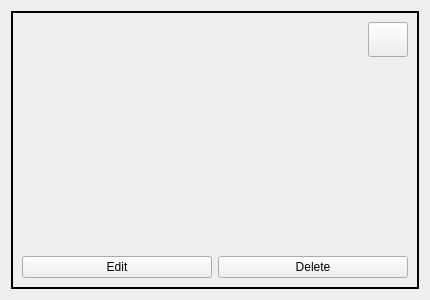
<?xml version="1.0" encoding="UTF-8"?>
<ui version="4.0">
 <class>ShowTokenWidget</class>
 <widget class="QWidget" name="ShowTokenWidget">
  <property name="geometry">
   <rect>
    <x>0</x>
    <y>0</y>
    <width>430</width>
    <height>300</height>
   </rect>
  </property>
  <property name="sizePolicy">
   <sizepolicy hsizetype="Maximum" vsizetype="Maximum">
    <horstretch>0</horstretch>
    <verstretch>0</verstretch>
   </sizepolicy>
  </property>
  <property name="windowTitle">
   <string/>
  </property>
  <layout class="QVBoxLayout" name="vb_show_input_widget">
   <item>
    <widget class="QStackedWidget" name="stackedWidget">
     <property name="styleSheet">
      <string notr="true">#stackedWidget {border: 2px solid black;}</string>
     </property>
     <property name="currentIndex">
      <number>1</number>
     </property>
     <widget class="QWidget" name="Edit">
      <layout class="QVBoxLayout" name="verticalLayout">
       <item>
        <layout class="QHBoxLayout" name="horizontalLayout">
         <item>
          <widget class="QLabel" name="label">
           <property name="text">
            <string>TextLabel : </string>
           </property>
          </widget>
         </item>
         <item>
          <widget class="QLineEdit" name="lineEdit"/>
         </item>
        </layout>
       </item>
       <item>
        <layout class="QHBoxLayout" name="horizontalLayout_2">
         <item>
          <widget class="QLabel" name="label_2">
           <property name="text">
            <string>TextLabel</string>
           </property>
          </widget>
         </item>
         <item>
          <widget class="QLineEdit" name="lineEdit_2"/>
         </item>
        </layout>
       </item>
       <item>
        <widget class="QDialogButtonBox" name="edit">
         <property name="standardButtons">
          <set>QDialogButtonBox::Cancel|QDialogButtonBox::Ok</set>
         </property>
        </widget>
       </item>
      </layout>
     </widget>
     <widget class="QWidget" name="View">
      <layout class="QVBoxLayout" name="verticalLayout_2">
       <item>
        <layout class="QHBoxLayout" name="hb_value">
         <item>
          <widget class="QLabel" name="token_value">
           <property name="sizePolicy">
            <sizepolicy hsizetype="Minimum" vsizetype="Minimum">
             <horstretch>0</horstretch>
             <verstretch>0</verstretch>
            </sizepolicy>
           </property>
           <property name="text">
            <string>&lt;token value&gt;</string>
           </property>
          </widget>
         </item>
         <item>
          <widget class="QPushButton" name="copy_value_btn">
           <property name="sizePolicy">
            <sizepolicy hsizetype="Maximum" vsizetype="Maximum">
             <horstretch>0</horstretch>
             <verstretch>0</verstretch>
            </sizepolicy>
           </property>
           <property name="minimumSize">
            <size>
             <width>35</width>
             <height>35</height>
            </size>
           </property>
           <property name="toolTip">
            <string>&lt;html&gt;&lt;head/&gt;&lt;body&gt;&lt;p&gt;Copy to clipboard token&lt;/p&gt;&lt;/body&gt;&lt;/html&gt;</string>
           </property>
           <property name="whatsThis">
            <string>Copy to clipboard</string>
           </property>
           <property name="text">
            <string/>
           </property>
           <property name="icon">
            <iconset theme="edit-copy">
             <normaloff>.</normaloff>.</iconset>
           </property>
          </widget>
         </item>
        </layout>
       </item>
       <item>
        <widget class="QLabel" name="token_description">
         <property name="sizePolicy">
          <sizepolicy hsizetype="Minimum" vsizetype="MinimumExpanding">
           <horstretch>0</horstretch>
           <verstretch>0</verstretch>
          </sizepolicy>
         </property>
         <property name="text">
          <string>&lt;token description&gt;</string>
         </property>
         <property name="alignment">
          <set>Qt::AlignLeading|Qt::AlignLeft|Qt::AlignTop</set>
         </property>
        </widget>
       </item>
       <item>
        <layout class="QHBoxLayout" name="hb_edit">
         <item>
          <widget class="QPushButton" name="edit_btn">
           <property name="cursor">
            <cursorShape>PointingHandCursor</cursorShape>
           </property>
           <property name="text">
            <string>Edit</string>
           </property>
           <property name="icon">
            <iconset theme="view-refresh">
             <normaloff>.</normaloff>.</iconset>
           </property>
          </widget>
         </item>
         <item>
          <widget class="QPushButton" name="delete_btn">
           <property name="cursor">
            <cursorShape>PointingHandCursor</cursorShape>
           </property>
           <property name="text">
            <string>Delete</string>
           </property>
           <property name="icon">
            <iconset theme="edit-clear">
             <normaloff>.</normaloff>.</iconset>
           </property>
          </widget>
         </item>
        </layout>
       </item>
      </layout>
     </widget>
    </widget>
   </item>
  </layout>
 </widget>
 <resources/>
 <connections/>
</ui>
